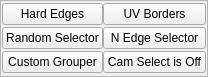
         <widget class="QFrame" name="frame_3">
          <property name="minimumSize">
           <size>
            <width>0</width>
            <height>24</height>
           </size>
          </property>
          <property name="maximumSize">
           <size>
            <width>16777215</width>
            <height>77</height>
           </size>
          </property>
          <property name="frameShape">
           <enum>QFrame::StyledPanel</enum>
          </property>
          <property name="frameShadow">
           <enum>QFrame::Raised</enum>
          </property>
          <layout class="QGridLayout" name="gridLayout_6">
           <property name="leftMargin">
            <number>1</number>
           </property>
           <property name="topMargin">
            <number>1</number>
           </property>
           <property name="rightMargin">
            <number>1</number>
           </property>
           <property name="bottomMargin">
            <number>1</number>
           </property>
           <property name="horizontalSpacing">
            <number>0</number>
           </property>
           <property name="verticalSpacing">
            <number>1</number>
           </property>
           <item row="2" column="0">
            <widget class="QPushButton" name="pushButton_35">
             <property name="minimumSize">
              <size>
               <width>0</width>
               <height>20</height>
              </size>
             </property>
             <property name="text">
              <string>Custom Grouper</string>
             </property>
            </widget>
           </item>
           <item row="1" column="0">
            <widget class="QPushButton" name="pushButton_34">
             <property name="minimumSize">
              <size>
               <width>0</width>
               <height>20</height>
              </size>
             </property>
             <property name="text">
              <string>Random Selector</string>
             </property>
            </widget>
           </item>
           <item row="0" column="0">
            <widget class="QPushButton" name="pushButton_31">
             <property name="minimumSize">
              <size>
               <width>0</width>
               <height>20</height>
              </size>
             </property>
             <property name="text">
              <string>Hard Edges</string>
             </property>
            </widget>
           </item>
           <item row="1" column="2">
            <widget class="QPushButton" name="pushButton_32">
             <property name="minimumSize">
              <size>
               <width>0</width>
               <height>20</height>
              </size>
             </property>
             <property name="text">
              <string>N Edge Selector</string>
             </property>
            </widget>
           </item>
           <item row="0" column="2">
            <widget class="QPushButton" name="pushButton_29">
             <property name="minimumSize">
              <size>
               <width>0</width>
               <height>20</height>
              </size>
             </property>
             <property name="text">
              <string>UV Borders</string>
             </property>
            </widget>
           </item>
           <item row="2" column="2">
            <widget class="QPushButton" name="pushButton_28">
             <property name="minimumSize">
              <size>
               <width>0</width>
               <height>20</height>
              </size>
             </property>
             <property name="text">
              <string>Cam Select is Off</string>
             </property>
            </widget>
           </item>
          </layout>
         </widget>
